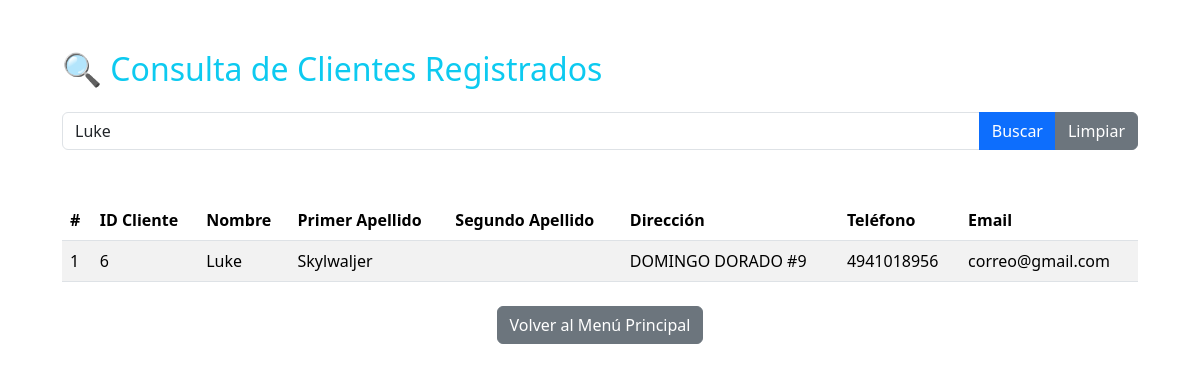
Screenshot of /0_proyecto_con_xamp/php/controllers/ABCC_Clientes/formularios/formulario_consultasCliente.php?busqueda=Luke (signed in) with the database file from the repository.
### tables this page shows
CREATE TABLE `cliente` (
  `idCliente` int NOT NULL AUTO_INCREMENT,
  `Nombre` varchar(45) DEFAULT NULL,
  `Apellido1` varchar(45) DEFAULT NULL,
  `Apellido2` varchar(45) DEFAULT NULL,
  `Direccion` varchar(200) DEFAULT NULL,
  `Telefono` varchar(15) DEFAULT NULL,
  `Email` varchar(45) DEFAULT NULL,
  PRIMARY KEY (`idCliente`)
);

### 0_proyecto_con_xamp/php/database/conexion_bdd_autos_amistosos.php (called while the page is built, shortened)
<?php
class ConexionBDautosAmistosos {
    private static $instancia = null;
    private $conexion;
    private $host = "localhost";
    private $puerto = "3306";
    private $usuario = "dianita";
    private $password = "dianita";
    private $bd = "autos_amistosos";
    private function __construct() {
        $dsn = "mysql:host={$this->host};port={$this->puerto};dbname={$this->bd}";
        try {
            $this->conexion = new PDO($dsn, $this->usuario, $this->password);
            $this->conexion->setAttribute(PDO::ATTR_ERRMODE, PDO::ERRMODE_EXCEPTION);
        } catch (PDOException $e) {
            throw new Exception("Error en la conexión a la BD de Autos: " . $e->getMessage());
        }
    }
    public static function getInstancia(): ConexionBDautosAmistosos {
        if (self::$instancia === null) {
            self::$instancia = new self();
        }
        return self::$instancia;
    }
    public function getConexion(): PDO {
        return $this->conexion;
    }
}
?>

### 0_proyecto_con_xamp/php/controllers/ABCC_Clientes/clienteDAO.php (called while the page is built, shortened)
<?php
include_once(__DIR__ . '../../../database/conexion_bdd_autos_amistosos.php');
class ClienteDAO {
    private $conexion;
  public function __construct(){
    $instancia_singleton = ConexionBDautosAmistosos::getInstancia();
    $this->conexion = $instancia_singleton->getConexion();
}
    public function buscarClientes($termino) {
        $like_term = "%" . $termino . "%";
        $sql = "SELECT idCliente, Nombre, Apellido1, Apellido2, Direccion, Telefono, Email
                FROM Cliente
                WHERE Nombre LIKE ? OR Apellido1 LIKE ? OR Email LIKE ?";
        try {
            $stmt = $this->conexion->prepare($sql);
            $stmt->execute([$like_term, $like_term, $like_term]);
            return $stmt->fetchAll(PDO::FETCH_ASSOC);
        } catch (PDOException $e) {
            error_log("Error al buscar Clientes: " . $e->getMessage());
            return [];
        }
    }
}
?>

### 0_proyecto_con_xamp/php/controllers/ABCC_Clientes/formularios/formulario_consultasCliente.php (the view, shortened to what this page needs)
<?php
include_once('../clienteDAO.php');
$cliente_obj = new clienteDAO();
$termino_busqueda = $_GET['busqueda'] ?? '';
if (!empty($termino_busqueda)) {
    $datos = $cliente_obj->buscarClientes($termino_busqueda);
} else {
    $datos = $cliente_obj->obtenerTodos();
}
$num_filas = is_array($datos) ? count($datos) : 0;
$contador = 1;
?>
<!DOCTYPE html>
<html lang="es">
<head>
    <link href="https://cdn.jsdelivr.net/npm/bootstrap@5.3.3/dist/css/bootstrap.min.css" rel="stylesheet">
</head>
<body>
<div class="container">
    <h2 class="mb-4 text-info">🔍 Consulta de Clientes Registrados</h2>
    <form action="<?php echo htmlspecialchars($_SERVER["PHP_SELF"]); ?>" method="GET" class="mb-4">
        <div class="input-group">
            <input type="text" class="form-control" placeholder="Buscar por Nombre, Apellido o Email"
                    name="busqueda" value="<?php echo htmlspecialchars($termino_busqueda); ?>">
            <button class="btn btn-primary" type="submit">Buscar</button>
            <?php if (!empty($termino_busqueda)): ?>
                <a href="<?php echo htmlspecialchars($_SERVER["PHP_SELF"]); ?>" class="btn btn-secondary">Limpiar</a>
            <?php endif; ?>
        </div>
    </form>
    </div>
<div class="container">
    <?php
        if($num_filas == 0){
            echo "<div class='alert alert-info' role='alert'>No se encontraron registros de clientes.</div>";
        } else {
            echo '<table class="table table-striped table-hover">';
            echo '<thead>';
                echo '<tr>';
                echo '<th scope="col">#</th>';
                echo '<th scope="col">ID Cliente</th>';
                echo '<th scope="col">Nombre</th>';
                echo '<th scope="col">Primer Apellido</th>';
                echo '<th scope="col">Segundo Apellido</th>';
                echo '<th scope="col">Dirección</th>';
                echo '<th scope="col">Teléfono</th>';
                echo '<th scope="col">Email</th>';
                echo ' </tr>';
            echo '</thead>';
            echo '<tbody>';
            foreach($datos as $fila){
                printf(
                    "<tr>
                        <td> %s </td>
                        <td>%s</td>
                        <td>%s</td>
                        <td>%s</td>
                        <td>%s</td>
                        <td>%s</td>
                        <td>%s</td>
                        <td>%s</td>
                    </tr>",
                    $contador++,
                    $fila['idCliente'],
                    $fila['Nombre'],
                    $fila['Apellido1'],
                    $fila['Apellido2'],
                    $fila['Direccion'],
                    $fila['Telefono'],
                    $fila['Email']
                );
            }
            echo '</tbody>';
            echo '</table>';
        }
    ?>
    <div class="text-center mt-4">
        <a href="../../../../pages/Empleado_Vendedor/menuPrincipal_EV.php" class="btn btn-secondary">Volver al Menú Principal</a>
    </div>
</div>
</body>
</html>

### 0_proyecto_con_xamp/php/controllers/ABCC_Clientes/formularios/formulario_consultasCliente.php (style rules this page uses)
.container { max-width: 1100px; margin-top: 50px; }

### rows the page displays
cliente: idCliente "6", Nombre "Luke", Apellido1 "Skylwaljer", Direccion "DOMINGO DORADO #9", Telefono "4941018956", Email "correo@gmail.com"
